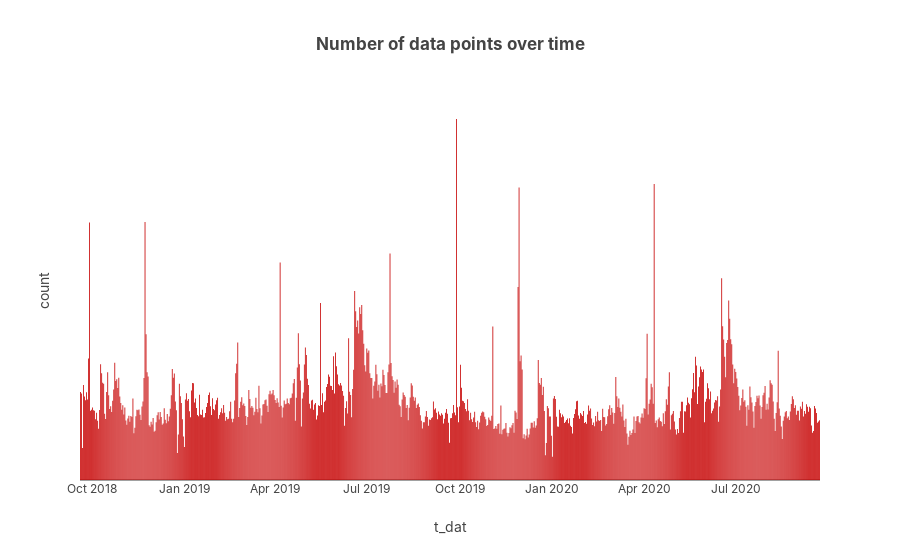

Notebook code cell kept with this figure:
### Code cell
px.bar(
    data_frame=transactions_df.groupby(pd.Grouper(key="t_dat", freq="D"))
    .size()
    .reset_index(name="count"),
    x="t_dat",
    y="count",
    title="Number of data points over time",
)

### Figure 1 — Plotly figure (JSON) as saved in the notebook; plotly's stock layout.template omitted (floating-point values rounded to 4 significant figures; data arrays with more than 128 entries replaced by an {"elided": "..."} marker saying what was removed)
{"data": [{"alignmentgroup": "True", "hovertemplate": "t_dat=%{x}<br>count=%{y}<extra></extra>", "legendgroup": "", "marker": {"color": "#c60000", "pattern": {"shape": ""}}, "name": "", "offsetgroup": "", "orientation": "v", "showlegend": false, "textposition": "auto", "type": "bar", "x": {"elided": "734 str values"}, "xaxis": "x", "y": {"elided": "734 int values"}, "yaxis": "y"}], "layout": {"barmode": "relative", "legend": {"tracegroupgap": 0}, "title": {"text": "Number of data points over time"}, "xaxis": {"anchor": "y", "domain": [0, 1], "title": {"text": "t_dat"}}, "yaxis": {"anchor": "x", "domain": [0, 1], "title": {"text": "count"}}}}
